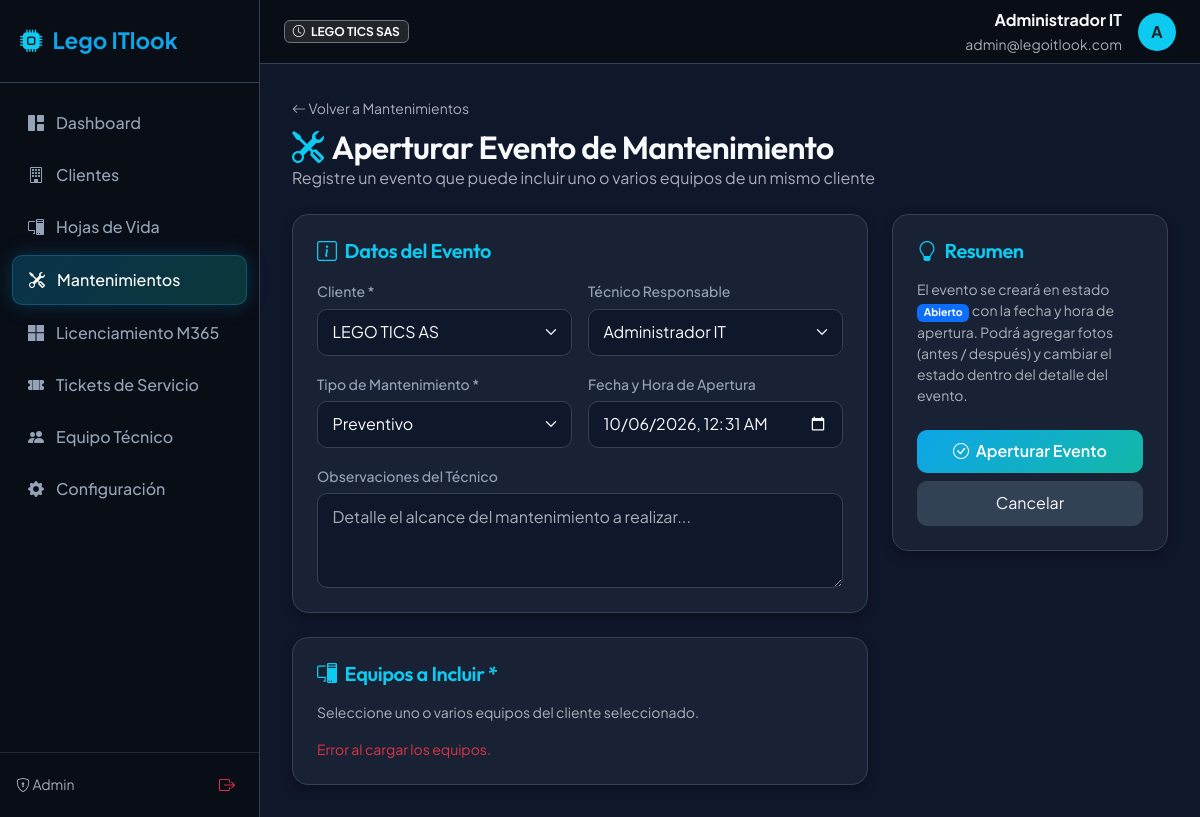
Page /maintenance/create?client_id=1 (signed in) on the committed database.
### app/models/user.py (models this page shows, shortened)
class User(UserMixin, db.Model):
    __tablename__ = 'users'
    id = db.Column(db.Integer, primary_key=True)
    name = db.Column(db.String(120), nullable=False)
    email = db.Column(db.String(120), unique=True, nullable=False)
    password_hash = db.Column(db.String(256), nullable=False)
    role = db.Column(db.String(20), default='tech', nullable=False) # 'admin', 'tech'
    is_active = db.Column(db.Boolean, default=True, nullable=False)
    created_at = db.Column(db.DateTime, default=datetime.utcnow)
    tickets_assigned = db.relationship('Ticket', backref='assigned_to_user', lazy=True, foreign_keys='Ticket.assigned_to_id')
    maintenance_logs = db.relationship('MaintenanceLog', backref='technician', lazy=True)
    interventions = db.relationship('TicketIntervention', backref='technician', lazy=True)
    maintenance_events = db.relationship('MaintenanceEvent', backref='technician', lazy=True)
    @property
    def is_admin(self):
        return self.role == 'admin'

### app/routes/maintenance.py (the view, shortened to what this page needs)
@maintenance_bp.route('/create', methods=['GET', 'POST'])
@login_required
def create():
    clients = Client.query.filter_by(is_active=True).order_by(Client.company_name.asc()).all()
    technicians = User.query.filter_by(is_active=True).order_by(User.name.asc()).all()
    preselected_client_id = request.args.get('client_id', type=int)
    assets = []
    if preselected_client_id:
        assets = Asset.query.filter_by(client_id=preselected_client_id).order_by(Asset.internal_code.asc()).all()
    return render_template('maintenance/form.html',
                           clients=clients,
                           technicians=technicians,
                           preselected_client_id=preselected_client_id,
                           assets=assets,
                           now=datetime.utcnow())

### app/templates/maintenance/form.html (shortened to what this page needs)
{% extends "base.html" %}
{% block content %}
<div class="mb-4">
  <a href="{{ url_for('maintenance.index') }}" class="text-muted text-decoration-none small">
    <i class="bi bi-arrow-left"></i> Volver a Mantenimientos
  </a>
  <h2 class="mt-2 mb-0"><i class="bi bi-tools text-info me-2"></i>Aperturar Evento de Mantenimiento</h2>
  <p class="text-muted mb-0">Registre un evento que puede incluir uno o varios equipos de un mismo cliente</p>
</div>
<form method="POST" action="{{ url_for('maintenance.create') }}">
  <div class="row g-4">
    <div class="col-lg-8">
      <div class="glass-card p-4 mb-4">
        <h5 class="mb-3 text-info"><i class="bi bi-info-square me-2"></i>Datos del Evento</h5>
        <div class="row g-3">
          <div class="col-md-6">
            <label class="form-label">Cliente *</label>
            <select class="form-select" name="client_id" id="clientSelect" required>
              {% for c in clients %}
              <option value="{{ c.id }}" {% if preselected_client_id == c.id %}selected{% endif %}>{{ c.company_name }}</option>
              {% endfor %}
            </select>
          </div>
          <div class="col-md-6">
            <label class="form-label">Técnico Responsable</label>
            <select class="form-select" name="technician_id">
              {% for t in technicians %}
              <option value="{{ t.id }}" {% if t.id == current_user.id %}selected{% endif %}>{{ t.name }}</option>
              {% endfor %}
            </select>
          </div>
          <div class="col-md-6">
            <label class="form-label">Tipo de Mantenimiento *</label>
            <select class="form-select" name="maintenance_type" required>
              <option value="Preventivo">Preventivo</option>
            </select>
          </div>
          <div class="col-md-6">
            <label class="form-label">Fecha y Hora de Apertura</label>
            <input type="datetime-local" class="form-control" name="opened_at"
                   value="{{ now.strftime('%Y-%m-%dT%H:%M') }}">
          </div>
          <div class="col-12">
            <label class="form-label">Observaciones del Técnico</label>
            <textarea class="form-control" name="observations" rows="3"
                      placeholder="Detalle el alcance del mantenimiento a realizar..."></textarea>
          </div>
        </div>
      </div>
      <div class="glass-card p-4">
        <h5 class="mb-3 text-info"><i class="bi bi-pc-display me-2"></i>Equipos a Incluir *</h5>
        <p class="text-muted small">Seleccione uno o varios equipos del cliente seleccionado.</p>
        <div id="assetsContainer" class="row g-2">
        </div>
      </div>
    </div>
    <div class="col-lg-4">
      <div class="glass-card p-4">
        <h5 class="mb-3 text-info"><i class="bi bi-lightbulb me-2"></i>Resumen</h5>
        <p class="text-muted small">
          El evento se creará en estado <span class="badge bg-primary">Abierto</span> con la fecha y hora de apertura.
          Podrá agregar fotos (antes / después) y cambiar el estado dentro del detalle del evento.
        </p>
        <div class="d-grid gap-2 mt-4">
          <button type="submit" class="btn btn-primary-custom">
            <i class="bi bi-check-circle me-1"></i> Aperturar Evento
          </button>
          <a href="{{ url_for('maintenance.index') }}" class="btn btn-secondary-custom">Cancelar</a>
        </div>
      </div>
    </div>
  </div>
</form>
{% endblock %}

### app/templates/base.html (shortened to what this page needs)
<!DOCTYPE html>
<html lang="es" data-bs-theme="dark">
<head>
  <link href="https://cdn.jsdelivr.net/npm/bootstrap@5.3.2/dist/css/bootstrap.min.css" rel="stylesheet">
  <link href="https://cdn.jsdelivr.net/npm/bootstrap-icons@1.11.3/font/bootstrap-icons.min.css" rel="stylesheet">
  <link rel="stylesheet" href="{{ url_for('static', filename='css/styles.css') }}">
</head>
<body>
{% if current_user.is_authenticated %}
<div class="app-wrapper">
  <aside class="sidebar">
    <div class="sidebar-brand">
      <i class="bi bi-cpu-fill text-info"></i>
      <span>Lego ITlook</span>
    </div>
    <nav class="sidebar-nav">
      <a href="{{ url_for('dashboard.index') }}" class="nav-link-custom {% if request.endpoint == 'dashboard.index' %}active{% endif %}">
        <i class="bi bi-grid-1x2-fill"></i> Dashboard
      </a>
      <a href="{{ url_for('clients.index') }}" class="nav-link-custom {% if 'clients' in request.endpoint %}active{% endif %}">
        <i class="bi bi-building"></i> Clientes
      </a>
      <a href="{{ url_for('assets.index') }}" class="nav-link-custom {% if 'assets' in request.endpoint %}active{% endif %}">
        <i class="bi bi-pc-display"></i> Hojas de Vida
      </a>
      <a href="{{ url_for('maintenance.index') }}" class="nav-link-custom {% if 'maintenance' in request.endpoint %}active{% endif %}">
        <i class="bi bi-tools"></i> Mantenimientos
      </a>
      <a href="{{ url_for('licenses.index') }}" class="nav-link-custom {% if 'licenses' in request.endpoint %}active{% endif %}">
        <i class="bi bi-microsoft"></i> Licenciamiento M365
      </a>
      <a href="{{ url_for('tickets.index') }}" class="nav-link-custom {% if 'tickets' in request.endpoint %}active{% endif %}">
        <i class="bi bi-ticket-perforated-fill"></i> Tickets de Servicio
      </a>
      {% if current_user.is_admin %}
      <a href="{{ url_for('auth.technicians') }}" class="nav-link-custom {% if request.endpoint == 'auth.technicians' %}active{% endif %}">
        <i class="bi bi-people-fill"></i> Equipo Técnico
      </a>
      <a href="{{ url_for('settings.index') }}" class="nav-link-custom {% if 'settings' in request.endpoint %}active{% endif %}">
        <i class="bi bi-gear-fill"></i> Configuración
      </a>
      {% endif %}
    </nav>
    <div class="p-3 border-top border-secondary border-opacity-25">
      <div class="d-flex align-items-center justify-content-between text-muted fs-7">
        <small><i class="bi bi-shield-lock"></i> {{ current_user.role|capitalize }}</small>
        <a href="{{ url_for('auth.logout') }}" class="btn btn-sm btn-outline-danger border-0" title="Cerrar Sesión">
          <i class="bi bi-box-arrow-right fs-6"></i>
        </a>
      </div>
    </div>
  </aside>
  <div class="main-content">
    <header class="topbar">
      <div class="d-flex align-items-center gap-2">
        <span class="badge bg-dark border border-secondary text-light">
          <i class="bi bi-clock me-1"></i> LEGO TICS SAS
        </span>
      </div>
      <div class="d-flex align-items-center gap-3">
        <div class="text-end">
          <div class="fw-bold fs-7">{{ current_user.name }}</div>
          <small class="text-muted fs-8">{{ current_user.email }}</small>
        </div>
        <div class="avatar bg-info text-dark fw-bold rounded-circle d-flex align-items-center justify-content-center" style="width:38px; height:38px;">
          {{ current_user.name[0]|upper }}
        </div>
      </div>
    </header>
    <main class="content-body">
      {% block content %}{% endblock %}
    </main>
  </div>
</div>
{% else %}
  {% block auth_content %}{% endblock %}
{% endif %}
</body>
</html>

### app/static/css/styles.css (style rules this page uses)
:root { --bg-dark: #0f172a; --bg-card: #1e293b; --bg-card-hover: #334155; --bg-sidebar: #090d16; --primary: #0ea5e9; --primary-hover: #0284c7; --accent: #14b8a6; --accent-light: #2dd4bf; --text-main: #f8fafc; --text-muted: #94a3b8; --border-color: #334155; --shadow-sm: 0 2px 4px rgba(0,0,0,0.2); --shadow-md: 0 4px 12px rgba(0,0,0,0.3); --shadow-glow: 0 0 20px rgba(14, 165, 233, 0.25); --radius-lg: 16px; --radius-md: 10px; --radius-sm: 6px; }
body { font-family: 'Plus Jakarta Sans', sans-serif; background-color: var(--bg-dark); color: var(--text-main); min-height: 100vh; margin: 0; }
h1, h2, h3, h4, h5, h6, .navbar-brand { font-family: 'Outfit', sans-serif; font-weight: 600; letter-spacing: -0.02em; }
.app-wrapper { display: flex; min-height: 100vh; }
.sidebar { width: 260px; background: var(--bg-sidebar); border-right: 1px solid var(--border-color); display: flex; flex-direction: column; transition: all 0.3s ease; z-index: 1000; }
.sidebar-brand { padding: 1.5rem 1.25rem; font-size: 1.4rem; font-weight: 700; color: #fff; display: flex; align-items: center; gap: 10px; border-bottom: 1px solid var(--border-color); }
.sidebar-brand span { color: var(--primary); }
.sidebar-nav { padding: 1rem 0.75rem; flex: 1; display: flex; flex-direction: column; gap: 4px; }
.nav-link-custom { display: flex; align-items: center; gap: 12px; padding: 0.75rem 1rem; color: var(--text-muted); text-decoration: none; border-radius: var(--radius-md); font-weight: 500; transition: all 0.2s ease; }
.nav-link-custom.active { color: #fff; background: linear-gradient(135deg, rgba(14, 165, 233, 0.25) 0%, rgba(20, 184, 166, 0.25) 100%); border: 1px solid rgba(14, 165, 233, 0.3); box-shadow: var(--shadow-glow); }
.main-content { flex: 1; display: flex; flex-direction: column; overflow-x: hidden; }
.topbar { height: 64px; background: var(--bg-sidebar); border-bottom: 1px solid var(--border-color); display: flex; align-items: center; justify-content: space-between; padding: 0 1.5rem; }
.content-body { padding: 2rem; flex: 1; }
.glass-card { background: rgba(30, 41, 59, 0.7); backdrop-filter: blur(12px); -webkit-backdrop-filter: blur(12px); border: 1px solid var(--border-color); border-radius: var(--radius-lg); box-shadow: var(--shadow-md); transition: transform 0.2s ease, box-shadow 0.2s ease; }
.btn-primary-custom { background: linear-gradient(135deg, var(--primary) 0%, var(--accent) 100%); border: none; color: #fff; font-weight: 600; padding: 0.6rem 1.2rem; border-radius: var(--radius-md); transition: all 0.2s ease; }
.btn-secondary-custom { background: var(--bg-card-hover); border: 1px solid var(--border-color); color: var(--text-main); padding: 0.6rem 1.2rem; border-radius: var(--radius-md); }
.form-control, .form-select { background-color: #0f172a; border: 1px solid var(--border-color); color: var(--text-main); border-radius: var(--radius-md); padding: 0.65rem 0.9rem; }
.form-label { font-weight: 500; font-size: 0.875rem; color: var(--text-muted); margin-bottom: 0.4rem; }

### rows in the picture
User: role "Admin", name "Administrador IT", email "admin@legoitlook.com", name "A"

### other values in the picture
form field client_id "LEGO TICS AS"
form field technician_id "Administrador IT"
